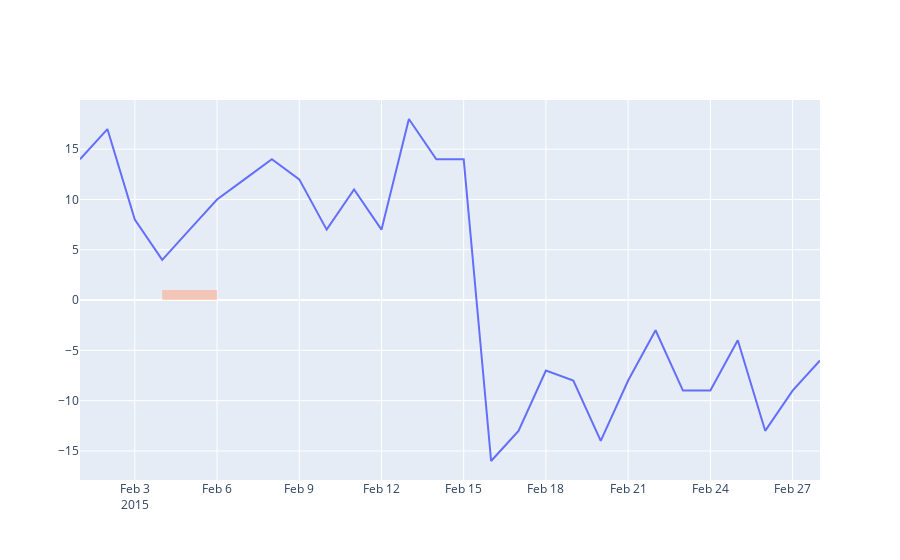

Notebook source saved alongside this figure:
### Code cell
import plotly.graph_objects as go

fig = go.Figure()

# Add scatter trace for line
fig.add_trace(go.Scatter(
    x=["2015-02-01", "2015-02-02", "2015-02-03", "2015-02-04", "2015-02-05",
       "2015-02-06", "2015-02-07", "2015-02-08", "2015-02-09", "2015-02-10",
       "2015-02-11", "2015-02-12", "2015-02-13", "2015-02-14", "2015-02-15",
       "2015-02-16", "2015-02-17", "2015-02-18", "2015-02-19", "2015-02-20",
       "2015-02-21", "2015-02-22", "2015-02-23", "2015-02-24", "2015-02-25",
       "2015-02-26", "2015-02-27", "2015-02-28"],
    y=[14, 17, 8, 4, 7, 10, 12, 14, 12, 7, 11, 7, 18, 14, 14,
       -16, -13, -7, -8, -14, -8, -3, -9, -9, -4, -13, -9, -6],
    mode="lines",
    name="temperature"
))

# Add shape regions
fig.add_vrect(
    x0="2015-02-04", x1="2015-02-06",
    fillcolor="LightSalmon", opacity=0.5,
    line_width=0),

fig.show()delde 963

### Figure 1 — Plotly figure (JSON) as saved in the notebook; plotly's stock layout.template omitted (floating-point values rounded to 4 significant figures)
{"data": [{"mode": "lines", "name": "temperature", "type": "scatter", "x": ["2015-02-01", "2015-02-02", "2015-02-03", "2015-02-04", "2015-02-05", "2015-02-06", "2015-02-07", "2015-02-08", "2015-02-09", "2015-02-10", "2015-02-11", "2015-02-12", "2015-02-13", "2015-02-14", "2015-02-15", "2015-02-16", "2015-02-17", "2015-02-18", "2015-02-19", "2015-02-20", "2015-02-21", "2015-02-22", "2015-02-23", "2015-02-24", "2015-02-25", "2015-02-26", "2015-02-27", "2015-02-28"], "y": [14, 17, 8, 4, 7, 10, 12, 14, 12, 7, 11, 7, 18, 14, 14, -16, -13, -7, -8, -14, -8, -3, -9, -9, -4, -13, -9, -6]}], "layout": {"autosize": true, "shapes": [{"fillcolor": "LightSalmon", "line": {"width": 0}, "opacity": 0.5, "type": "rect", "x0": "2015-02-04", "x1": "2015-02-06", "xref": "x", "y0": 0, "y1": 1}], "xaxis": {"autorange": true, "range": ["2015-02-01", "2015-02-28"], "type": "date"}, "yaxis": {"autorange": true, "range": [-17.89, 19.89], "type": "linear"}}}
